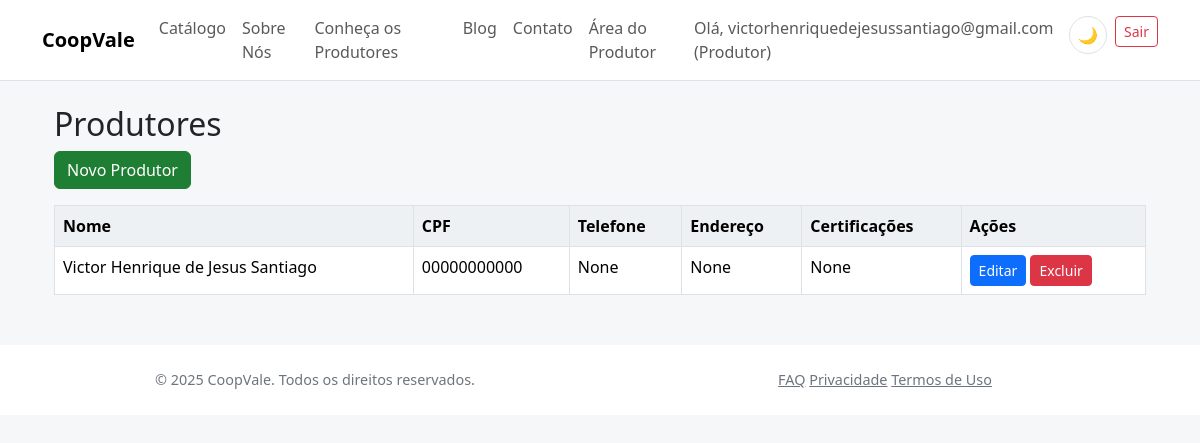
The app's page /produtores/produtores (signed in) with its own data.
### app/models/core.py (models this page shows, shortened)
class Usuario(db.Model, UserMixin):
    __tablename__ = 'usuarios'
    id = db.Column(db.Integer, primary_key=True)
    email = db.Column(db.String(150), unique=True, nullable=False)
    senha_hash = db.Column(db.String(256), nullable=False)
    tipo_usuario = db.Column(db.String(50), nullable=False, default='visitante')
    ativo = db.Column(db.Boolean, default=True)
    produtor_perfil = db.relationship('Produtor', backref='usuario', uselist=False, lazy=True)
    cliente_perfil = db.relationship('Cliente', backref='usuario', uselist=False, lazy=True)

class Produtor(db.Model):
    __tablename__ = 'produtores'
    id = db.Column(db.Integer, primary_key=True)
    usuario_id = db.Column(db.Integer, db.ForeignKey('usuarios.id'), unique=True, nullable=False)
    nome = db.Column(db.String(150), nullable=False)
    cpf = db.Column(db.String(14), unique=True, nullable=False)
    telefone = db.Column(db.String(20))
    endereco = db.Column(db.Text)
    certificacoes = db.Column(db.Text)
    descricao = db.Column(db.Text)
    fotos = db.Column(db.Text)
    produtos = db.relationship('Produto', backref='produtor', lazy=True)

### app/blueprints/produtores/routes.py (the view)
@produtores_bp.route('/produtores', endpoint='listar')
@login_required
def listar_produtores():
    produtores = Produtor.query.all()
    return render_template('produtores/produtores.html', produtores=produtores)

### app/templates/produtores/produtores.html
{% extends 'base.html' %}
{% block content %}
<div class="container mt-4">
  <h2>Produtores</h2>
  <a href="{{ url_for('produtores_bp.novo_produtor') }}" class="btn btn-success mb-3">Novo Produtor</a>
  <table class="table table-bordered">
    <thead>
      <tr>
        <th>Nome</th>
        <th>CPF</th>
        <th>Telefone</th>
        <th>Endereço</th>
        <th>Certificações</th>
        <th>Ações</th>
      </tr>
    </thead>
    <tbody>
      {% for produtor in produtores %}
      <tr>
        <td>{{ produtor.nome }}</td>
        <td>{{ produtor.cpf }}</td>
        <td>{{ produtor.telefone }}</td>
        <td>{{ produtor.endereco }}</td>
        <td>{{ produtor.certificacoes }}</td>
        <td>
          <a href="{{ url_for('produtores_bp.editar_produtor', id=produtor.id) }}" class="btn btn-sm btn-primary">Editar</a>
          <form action="{{ url_for('produtores_bp.excluir_produtor', id=produtor.id) }}" method="post" style="display:inline;">
            <button type="submit" class="btn btn-sm btn-danger" onclick="return confirm('Excluir este produtor?')">Excluir</button>
          </form>
        </td>
      </tr>
      {% endfor %}
    </tbody>
  </table>
</div>
{% endblock %}

### app/templates/base.html (shortened to what this page needs)
<!doctype html>
<html lang="pt-br">
<head>
    <link href="https://cdn.jsdelivr.net/npm/bootstrap@5.3.2/dist/css/bootstrap.min.css" rel="stylesheet">
    <link href="{{ url_for('static', filename='css/theme.css') }}" rel="stylesheet">
</head>
<body>
    <nav class="navbar navbar-expand-lg navbar-light bg-light border-bottom">
        <div class="container">
            <a class="navbar-brand" href="{{ url_for('main_bp.index') }}">CoopVale</a>
            <div class="collapse navbar-collapse" id="navbarNav">
                <ul class="navbar-nav me-auto">
                    <li class="nav-item">
                        <a class="nav-link" href="{{ url_for('produtos_bp.catalogo') }}">Catálogo</a>
                    </li>
                    <li class="nav-item">
                        <a class="nav-link" href="{{ url_for('main_bp.sobre') }}">Sobre Nós</a>
                    </li>
                    <li class="nav-item">
                        <a class="nav-link" href="{{ url_for('main_bp.produtores') }}">Conheça os Produtores</a>
                    </li>
                    <li class="nav-item">
                        <a class="nav-link" href="{{ url_for('main_bp.blog_redirect') }}">Blog</a>
                    </li>
                    <li class="nav-item">
                        <a class="nav-link" href="{{ url_for('main_bp.contato') }}">Contato</a>
                    </li>
                    {% if current_user.is_authenticated and current_user.tipo_usuario == 'produtor' %}
                    <li class="nav-item">
                        <a class="nav-link" href="{{ url_for('produtores.dashboard_home') }}">Área do Produtor</a>
                    </li>
                    {% endif %}
                </ul>
                <ul class="navbar-nav">
                    {% if current_user.is_authenticated %}
                    <li class="nav-item">
                        <span class="navbar-text me-3">
                            Olá, {{ current_user.email }} ({{ current_user.tipo_usuario.capitalize() }})
                        </span>
                    </li>
                    <li class="nav-item me-2">
                        <button class="theme-toggle" id="themeToggle" title="Alternar tema">
                            <span id="themeIcon">🌙</span>
                        </button>
                    </li>
                    <li class="nav-item">
                        <a class="btn btn-sm btn-outline-danger" href="{{ url_for('auth.logout') }}">Sair</a>
                    </li>
                    {% endif %}
                </ul>
            </div>
        </div>
    </nav>
    <div class="container mt-4">
        {% block content %}{% endblock %}
    </div>
    <footer class="footer">
        <div class="container">
            <div class="row">
                <div class="col-md-6 text-center text-md-left">
                    <span class="text-muted">© 2025 CoopVale. Todos os direitos reservados.</span>
                </div>
                <div class="col-md-6 text-center text-md-right">
                    <a href="{{ url_for('main_bp.faq') }}" class="text-muted mr-3">FAQ</a>
                    <a href="{{ url_for('main_bp.privacidade') }}" class="text-muted mr-3">Privacidade</a>
                    <a href="{{ url_for('main_bp.termos') }}" class="text-muted">Termos de Uso</a>
                </div>
            </div>
        </div>
    </footer>
</body>
</html>

### app/static/css/theme.css (style rules this page uses)
:root { --coop-green: #1e7e34; --coop-green-light: #27a844; --coop-green-dark: #155724; --coop-accent: #ffb347; --coop-accent-dark: #ff9f2e; --coop-bg: #f5f7f9; --coop-bg-secondary: #ffffff; --coop-text: #212529; --coop-text-muted: #6c757d; --coop-border: #dee2e6; --coop-card-shadow: rgba(0,0,0,.06); --coop-card-shadow-hover: rgba(0,0,0,.12); --coop-border-radius: .65rem; --coop-table-bg: #eef1f3; }
* { transition: background-color .2s ease, color .2s ease, border-color .2s ease; }
body { background: var(--coop-bg); color: var(--coop-text); }
.navbar-nav { list-style: none; margin: 0; padding: 0; }
.navbar-nav .nav-item { display: inline-block; }
.navbar-nav .nav-link { text-decoration: none; }
.navbar-brand { font-weight:700; }
.navbar.bg-light, .footer { background: var(--coop-bg-secondary)!important; border-color: var(--coop-border)!important; }
.btn-success { background: var(--coop-green); border-color: var(--coop-green); }
.table { color: var(--coop-text); }
.table thead th { background: var(--coop-table-bg); border-color: var(--coop-border); }
.table td, .table th { border-color: var(--coop-border); }
.footer { font-size:.9rem; }
.text-muted { color: var(--coop-text-muted)!important; }
.theme-toggle { background: var(--coop-bg-secondary); border: 1px solid var(--coop-border); border-radius: 50%; width: 38px; height: 38px; display: flex; align-items: center; justify-content: center; cursor: pointer; transition: all .2s ease; }

### app/templates/base.html (style rules this page uses)
.footer { background-color: #f8f9fa; padding: 24px 0; margin-top: 50px; }

### records on screen
Usuario: email "victorhenriquedejesussantiago@gmail.com", tipo_usuario "Produtor"
Produtor: nome "Victor Henrique de Jesus Santiago", cpf "00000000000", telefone "None", endereco "None", certificacoes "None"
